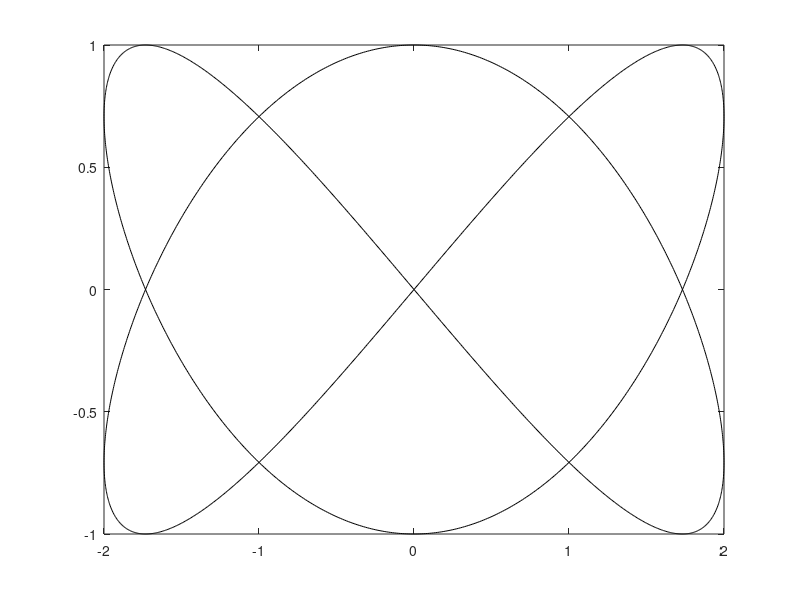

The MATLAB source for this figure: (Note: this script raises an error after producing the figure.)
%% Startparameters
    %Detail
    d_t=1000; %Curvestep
    w_d=1000; %Anglestep (time, affects speed)
    
    %Speed ]0,1]
    s=0.01;
    
    %Lissajous curve
    a=3; %Proportions
    b=2;
    
    %Figure
    fig = figure(...
        'Name','Spinning Illusion',...
        'NumberTitle','off',...
        'Color','w');
    set(fig, 'MenuBar', 'none');
    set(fig, 'ToolBar', 'none');
    
%% Precalculation
    t = 0:pi/d_t:2*pi;
    w = 0:pi/w_d:2*pi;
    xt=zeros(size(t,2),size(w,2));
    yt=zeros(size(t,2),size(w,2));
    stay = true;
    
%% Calculation
    for i=1:size(w,2)
        xt(:,i) = 2*sin(b*t);
        yt(:,i) = sin(a*t+w(i));
    end
    
%% Plot
    while stay
        for i=1:ceil(s*w_d):size(w,2)
            %% Draw
            p = plot(xt(:,i),yt(:,i),'k');
            p.LineWidth = 7;
            axis equal
            axis off
            drawnow

            %% Break Condition
            if ~ishghandle(fig)
                stay=false;
                break
            end
        end
    end